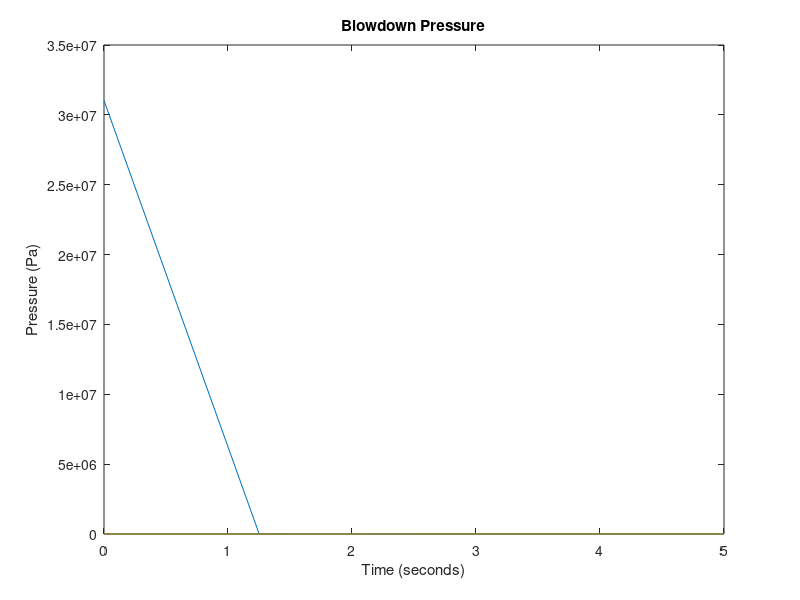
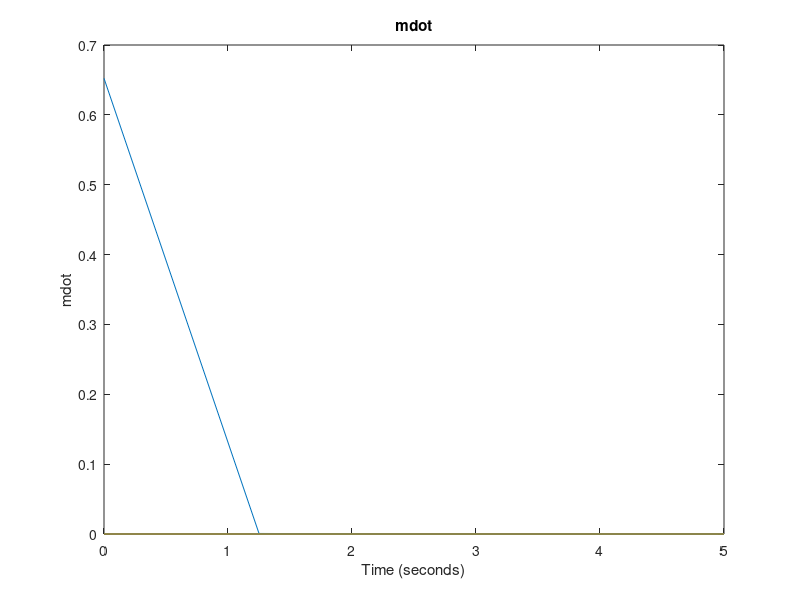
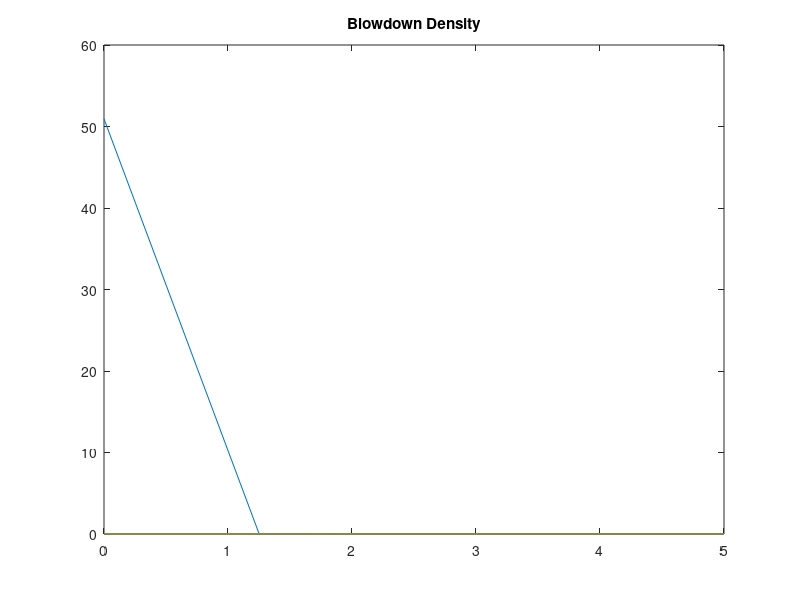

Reproduce these figures in MATLAB, in order.


close all;
%%%%%USING IDEAL GAS PV = mRT (assuming isothermal)%%%%%%%%%%%%%%%%%

%Pp = Pressure needed on propellant
%Vp = Volume prop tank, 
%Vo = Initial volume gas tank
%Pg = Gas tank pressue
%T0 = Initial temperature
%P0 = Initial pressure

function init_gas_mass = gasmass(Pp,Pg,Vp,T0, P0, pressurant)
if strcmp(pressurant, 'helium')
    R = 2079; % J/Mol*K
elseif strcmp(pressurant, 'nitrogen')
    R = 296.7;
end

init_gas_mass = ((Pp*Vp/(R*T0)) * (1/(1-(Pg/P0)))) * 10^6; %
end

sutton_example_1 = gasmass(3.40, 3.40, 0.180, 298, 14, 'nitrogen');
sutton_example_2 = gasmass(3.40, 3.40, 0.180, 298, 14, 'helium');

%tank_volume = input('Enter tank volume here: ') * (2.54 * 1e-2)^3;
tank_volume = 200 * (2.54 * 1e-2)^3;
%init_tank_pressure = input('Enter init tank pressure here: ');
init_tank_pressure = 4500 * 6894.76;
%throat_d = input('Enter throat diameter here: ') * (2.54 * 1e-2)^2;
%Cd = input("Enter discharge coefficent here: ");
Cd = .7;
seconds = input("Enter seconds here: ");
intervals = input("Enter intervals here: ");
%init_tank_density = (gasmass(3.40, 3.40, 0.180, 298, 14, 'helium')/tank_volume)


M = 4.003; %molecular weight helium
T0 = 293; %kelvin
R = 2079;
gamma = 1.67;
%Astar = (pi/4)*throat_d^2;
Astar = 0.05 * (2.54 * 1e-2)^2; %imperial
c0 = (gamma * (R*T0))^(1/2); 
init_tank_density = init_tank_pressure/(R * T0);

function tau_constant = time_constant(tank_volume, Cd, Astar, c0, gamma)
    tau_constant = (tank_volume/(Cd*Astar*c0))*((gamma+1)/2)^((gamma+1)/2*(gamma-1));
end

function tank_density = copv_density_calc(init_density, t, tau)
    tank_density = init_density * (exp(-(t/tau)));
end

function tank_pressure = copv_pressure_calc(init_pressure, t, tau)
    tank_pressure = init_pressure * (exp(-(t/tau)));
end

% function mass_flow_rate = throat_mdot(Cd, Astar, tank_pressure, tank_temp, gamma, R, pressure_down)
% 
%     mass_flow_rate = Cd *Astar * pressure_down *sqrt((2*gamma / (R * tank_temp * (gamma - 1)) * ((tank_pressure/pressure_down)^((gamma-1)/gamma)))*(1+((pressure_down/tank_pressure)^(gamma-1/gamma))));
% end
function mass_flow_rate = throat_mdot(Cd, Astar, tank_density, tank_temp, gamma, R, M)
    mass_flow_rate = Cd * Astar * tank_density * sqrt((gamma * R * tank_temp)) * ((2 / (gamma + 1))^((gamma + 1) / (2 * (gamma - 1))));
end

tau_1 = time_constant(tank_volume, Cd, Astar, c0, gamma)

% Time intervals
time_intervals = linspace(0, seconds, intervals);
blowdown_density_values = zeros(length(time_intervals));
% Initialize with the initial value
blowdown_pressure_values = zeros(length(time_intervals));
% Initialize with the initial pressure
blowdown_mdot = zeros(length(time_intervals));  % Initial mass flow rate

% Index for the loop
% Loop through the time intervals and calculate the new values
%pressure_down = 101325;
for index = 1:length(time_intervals)
    % Get the current time step
    current_time = time_intervals(index);
    
    % Calculate new density, pressure, and mass flow rate
    new_density = copv_density_calc(init_tank_density, current_time, tau_1);
    %fprintf("current_time: %f\n", current_time);

    % Correct the line here:
    new_pressure = copv_pressure_calc(init_tank_pressure, current_time, tau_1);
    %fprintf("new_pressure: %0.4f \n", new_pressure);

    new_mdot = throat_mdot(Cd, Astar, new_density, T0, gamma, R, M);

    % Append the new values to the arrays
    blowdown_density_values(index) = new_density;
    blowdown_pressure_values(index) = new_pressure;
    blowdown_mdot(index) = new_mdot;
end

% Plot the results
figure;
plot(time_intervals, blowdown_pressure_values);
title('Blowdown Pressure');
xlabel('Time (seconds)');
ylabel('Pressure (Pa)');

figure;
plot(time_intervals, blowdown_mdot);
title('mdot');
xlabel('Time (seconds)');
ylabel('mdot');

figure;
plot(time_intervals, blowdown_density_values);
title('Blowdown Density');
disp(blowdown_mdot(1));

%Display the final pressure values and time intervals
%disp(blowdown_pressure_values);
%blowdown_pressure_values(1)
% blowdown_pressure_values(15)
% blowdown_pressure_values(500)
% %disp(time_intervals);
%copv_pressure_calc(3.4, 0.375, 5.8374);
%disp(Astar);



%%%%NOTES%%%%%
%Add downstream press
%Fix mdot

